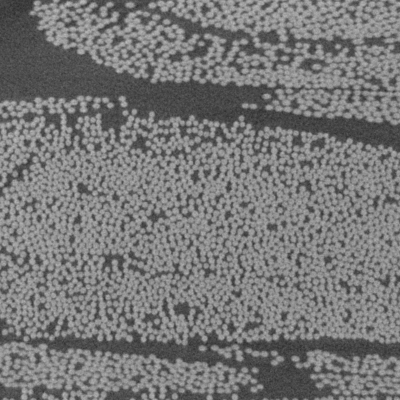
#> input picture 04/images/CT_lab_low_res.png, 400 x 400 px
$ jupyter execute --allow-errors 'week_04 - Copy.ipynb'
#> lines starting #> are read from the running program, lines starting #| are printed output that depends on the picture
# Exercises Week 4 in 02506

This weeks exercises are concerned with feature based registration and SIFT from OpenCV.
<p align="center">

</p>

## Imports

[cell 1]
import numpy as np
from skimage.io import imread, imshow, imsave
from scipy.ndimage import gaussian_filter
import matplotlib.pyplot as plt
import random
from sklearn.cluster import KMeans
from skimage import color
import cv2

## 4.1 Exercise on feature-based registration

### 1. Generate a random 2D point set P.

[cell 2]
H = 256
W = 408
np.random.seed(199)
P = np.zeros([H,W]).astype(float)
tmp = np.random.rand(80,60)
tmp[tmp<0.97]=0
tmp[tmp>=0.97]=255
P[68:148,164:224] = tmp

### 2. Define variables for translation t, rotation R, and scale s, and decide on their values.

### 3. Transform P using these parameters to obtain the point set Q.

[cell 3]
def RotateScaleTranslate(img,theta,t=[[0],[0]],s=1.0):
#> called with theta = 0.5, s = 2.2
    R = np.array([[np.cos(theta),-np.sin(theta)],[np.sin(theta),np.cos(theta)]])
    H,W = np.shape(img)
    cx = H/2
    cy = W/2
    print(f"H={H},W={W}")
    new_img = np.zeros([H,W])
    for x in range(0,H):
        for y in range(0,W):
            xybar = s*(R@[[x-cx],[y-cy]])+t
            xbar = np.round(cx+xybar[0]).astype(int)
            ybar = np.round(cy+xybar[1]).astype(int)
            if (xbar >= 0) and (xbar < H) and (ybar >= 0) and  (ybar < W):
                #print(f"x={x},y={y}")
                new_img[xbar,ybar] = img[x,y]
    return new_img, R

Q,R = RotateScaleTranslate(P,0.5,t=[[30],[-60]],s=2.2)
print(f"R is {R} ")

### 4. Plot these point sets using two different colors.

[cell 4]
def getPointsPlot(arr):
    nonz = np.nonzero(arr)
    x = nonz[1]
    y = H-1-nonz[0]
    return x,y

Px, Py = getPointsPlot(P)
Qx, Qy = getPointsPlot(Q)

fig, (ax1) = plt.subplots(1, 1,figsize=(8,4))
ax1.scatter(Px, Py, color='Red')
ax1.scatter(Qx, Qy, color='Blue')
ax1.set_ylim([0,H])
ax1.set_xlim([0,W])
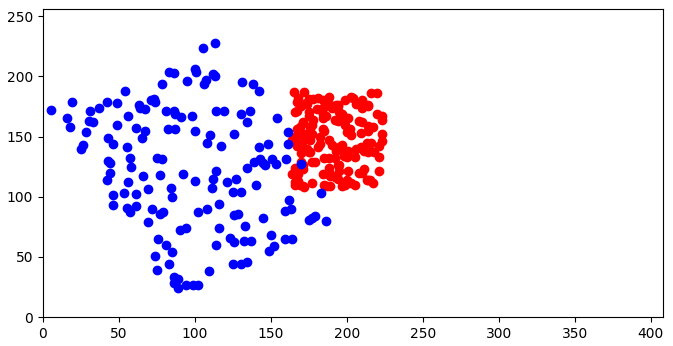
#> figure drawn by matplotlib, 1 panel

### 5. Implement a function that computes the parameters t', rotation R', and scale s' from P and Q. Make sure that you get the exact same values.

[cell 5]
def getCoords(arr):
    nonz = np.nonzero(arr)
    x = nonz[0].astype(float)
    y = nonz[1].astype(float)
    return x,y

def getCenter(x,y):
    return np.array([[np.mean(x)],[np.mean(y)]])

def getScale(P,Q):
    Px,Py = getCoords(P)
    Pmu = getCenter(Px,Py)
    Qx,Qy = getCoords(Q)
    Qmu = getCenter(Qx,Qy)
    sumP = np.sum([np.sqrt((x-Pmu[0])**2 + (y-Pmu[1])**2) for x,y in zip(Px,Py)])
    sumQ = np.sum([np.sqrt((x-Qmu[0])**2 + (y-Qmu[1])**2) for x,y in zip(Qx,Qy)])
    return sumQ/sumP

def getRot(P,Q):
    cx = H/2
    cy = W/2
    Px,Py = getCoords(P)
    Px = Px-cx
    Py = Py-cy
    Pmu = getCenter(Px,Py)
    tmp1 = np.array([Px,Py])-Pmu
    Qx,Qy = getCoords(Q)
    Qx = Qx-cx
    Qy = Qy-cy
    Qmu = getCenter(Qx,Qy)
    tmp2 = np.array([Qx,Qy])-Qmu
    C = sum([np.array([[q[0]*p[0],q[0]*p[1]],[q[1]*p[0],q[1]*p[1]]]) for q,p in zip(tmp1.T,tmp2.T)])
    #[print(np.array(q)@np.array(p).T) for q,p in zip(tmp1.T,tmp2.T)]
    U,_,Vt = np.linalg.svd(C,full_matrices=True)
    Rbar = np.matmul(U,Vt)
    Rbar = np.matmul(Rbar,[[1.0,0.0],[0.0,np.linalg.det(Rbar)]])
    return Rbar

def getTranslation(P,Q,R,s):
    cx = H/2
    cy = W/2
    Px,Py = getCoords(P)
    Px = Px-cx
    Py = Py-cy
    Pmu = getCenter(Px,Py)
    Qx,Qy = getCoords(Q)
    Qx = Qx-cx
    Qy = Qy-cy
    Qmu = getCenter(Qx,Qy)
    return Qmu-s*R@Pmu

sbar = getScale(P,Q)
Rbar = getRot(P,Q)
tbar = getTranslation(P,Q,Rbar,sbar)
print(f"s={sbar}")
print(f"t={tbar}")
print(f"R={Rbar}")

### 6. Add some noise to Q and recompute the parameters and test how much noise you can add and still get reasonably good parameter estimates.

[cell 6]
Qnoisy = Q.copy()
Qx,Qy = getCoords(Q)
for i in range(np.size(Qx)):
    x = Qx[i].astype(int)
    y = Qy[i].astype(int)
    d = -3 + np.random.randint(6,size=2)
    Qnoisy[[x],[y]] = 0
    Qnoisy[[x+d[0]],[y+d[1]]] = Q[x,y]

Px, Py = getPointsPlot(P)
Qx, Qy = getPointsPlot(Qnoisy)
fig, (ax1) = plt.subplots(1, 1,figsize=(8,4))
ax1.scatter(Px, Py, color='Red')
ax1.scatter(Qx, Qy, color='Blue')
ax1.set_ylim([0,H])
ax1.set_xlim([0,W])

#sbar = getScale(P,Qnoisy)
#Rbar = getRot(P,Qnoisy)
#tbar = getTranslation(P,Qnoisy,Rbar,sbar)

print(f"s={sbar}")
print(f"t={tbar}")
print(f"R={Rbar}")
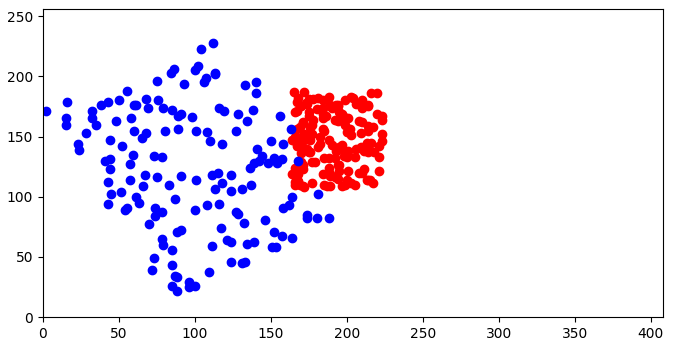
#> figure drawn by matplotlib, 1 panel

## 4.1.2 Compute and match SIFT
### 1. Create a transformed image by rotating, scaling, and cropping an image. We call the original image1 and the transformed image2.

[cell 7]
img1 = imread("./images/CT_lab_low_res.png")
#> img1 is the input picture: shape (400, 400) uint16; min 12009, max 48212, mean 30762.3
img2,R2 = RotateScaleTranslate(img1,0.2,t=[[10],[-20]],s=0.7)
#> call 2 of RotateScaleTranslate, with theta = 0.2, s = 0.7
#| H=400,W=400
#> after the loop in RotateScaleTranslate (call 2), `for x in range(0,H):`:
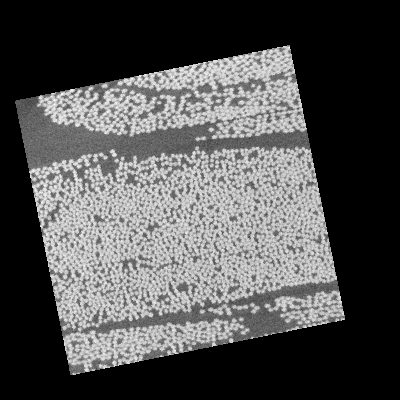
#> new_img: shape (400, 400) float64; min 0, max 48212, mean 15110.7; drawn with min black and max white
#> R2 = [[0.98, -0.199], [0.199, 0.98]]
fig, (ax1,ax2) = plt.subplots(1, 2,figsize=(8,4))
ax1.imshow(img1)
ax2.imshow(img2)
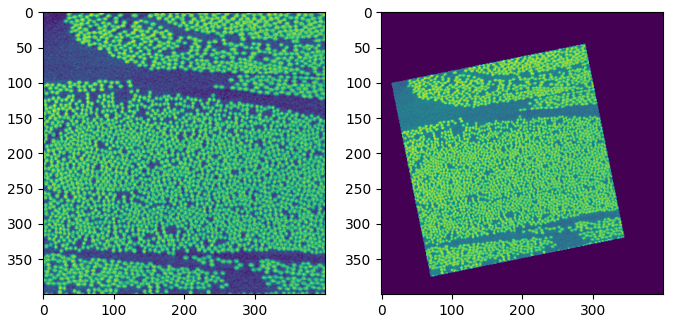
#> figure drawn by matplotlib, 2 panels

### 2. Compute SIFT features in the two images.

[cell 8]
def np2cv(P):
    return ((P - np.min(P)) * 255 / np.max(P)).astype(np.uint8)

def npSift(P):
    data = np2cv(P)
    gray = data.astype(np.uint8)
    sift = cv2.SIFT_create()
    kp = sift.detect(gray,None)
    img=cv2.drawKeypoints(gray,kp,P)
    return img

def sift(img1):
    gray = img1.astype(np.uint8)
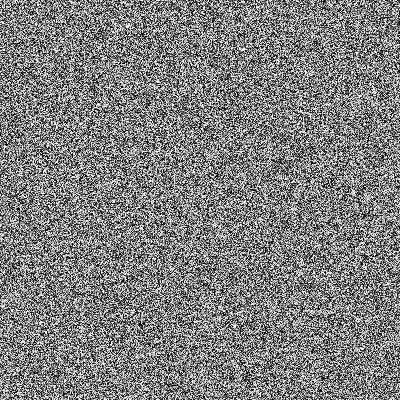
#> gray: shape (400, 400); min 0, max 255, mean 127.5
    sift1 = cv2.SIFT_create()
    kp = sift1.detect(gray,None)
#> kp = 646 keypoints; strongest (x, y, size): (18, 209, 1.9), (77, 141, 1.8), (147, 168, 1.8), (98, 104, 1.9)
    img=cv2.drawKeypoints(gray,kp,img1)
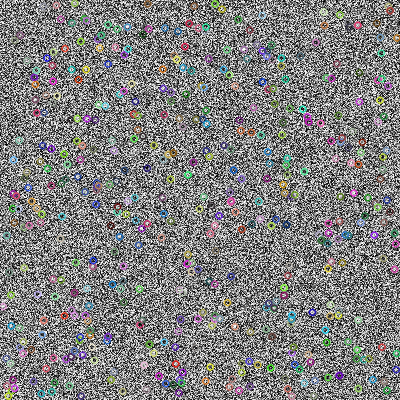
#> img: shape (400, 400, 3); mean of channels 0, 1, 2 127.6, 127.7, 127.7; drawn as B, G, R
    return img

fig, (ax1,ax2) = plt.subplots(1, 2,figsize=(8,4))
ax1.imshow(sift(img1))
ax2.imshow(sift(img2))
#> in sift (call 2), `gray = img1.astype(np.uint8)`:
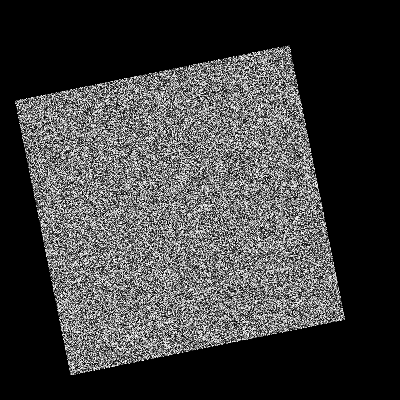
#> gray: shape (400, 400); min 0, max 255, mean 62.4
#> in sift (call 2), `kp = sift1.detect(gray,None)`: kp = 398 keypoints; strongest (x, y, size): (317, 186, 2), (181, 68, 1.9), (45, 117, 1.9), (259, 53, 2.1)
#> in sift (call 2), `img=cv2.drawKeypoints(gray,kp,img1)`:
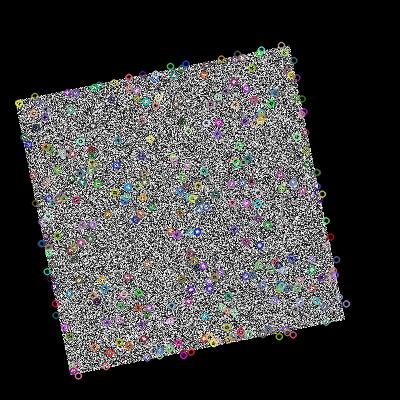
#> img: shape (400, 400, 3); mean of channels 0, 1, 2 62.9, 62.8, 63.1; drawn as B, G, R

imsave('./images/test_img.png',img1)
imsave('./images/test_img_transformed.png',img2)

### 3. Match the SIFT features. You can use the functionality for matching SIFT from vlFeat for MATLAB and OpenCV for Python.
### 4. Display the match to see if the matching criterion is correct.

[cell 9]
img1 = cv2.imread('./images/test_img.png',cv2.IMREAD_GRAYSCALE)          # queryImage
#> img1: shape (400, 400); min 46, max 188, mean 119.7
img2 = cv2.imread('./images/test_img_transformed.png',cv2.IMREAD_GRAYSCALE) # trainImage

# Initiate SIFT detector
sift = cv2.SIFT_create()
# find the keypoints and descriptors with SIFT
kp1, des1 = sift.detectAndCompute(img1,None)
#> kp1 = 6363 keypoints; strongest (x, y, size): (267, 96, 4.2), (269, 107, 3.8), (245, 234, 3.9), (143, 225, 4.1)
#> (the rest of this cell did not finish here and is left out)

$ run again, with 04/images/CT_lab_med_res.png copied over 04/images/CT_lab_low_res.png
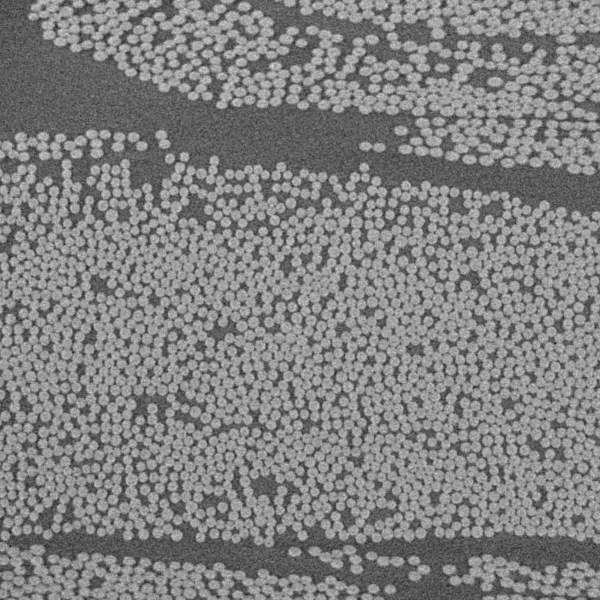
#> input picture 04/images/CT_lab_med_res.png, 600 x 600 px
#> img1 is the input picture: shape (600, 600) uint16; min 8993, max 56230, mean 33119.2
#| H=600,W=600
#> after the loop in RotateScaleTranslate (call 2), `for x in range(0,H):`:
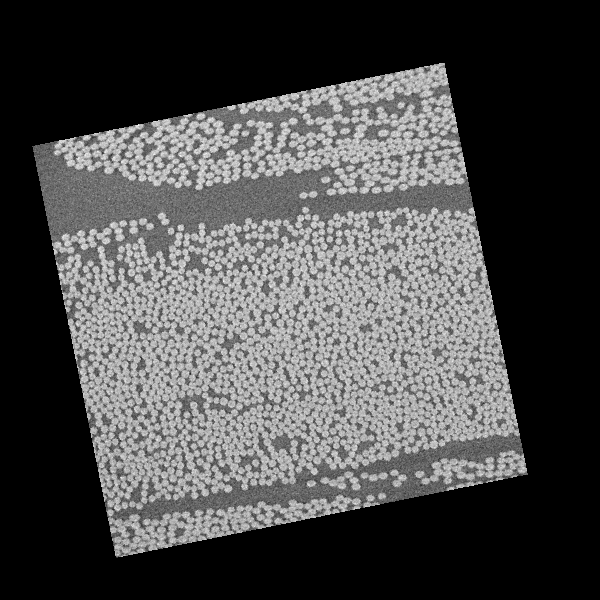
#> new_img: shape (600, 600) float64; min 0, max 56230, mean 16259; drawn with min black and max white
#> R2 = [[0.98, -0.199], [0.199, 0.98]]
#> kp = 1474 keypoints; strongest (x, y, size): (485, 149, 1.9), (8, 178, 1.8), (28, 383, 1.8), (371, 447, 1.9)
#> kp = 900 keypoints; strongest (x, y, size): (184, 116, 1.8), (305, 121, 1.9), (127, 337, 1.9), (107, 279, 1.9)
#> in sift (call 2), `img=cv2.drawKeypoints(gray,kp,img1)`:
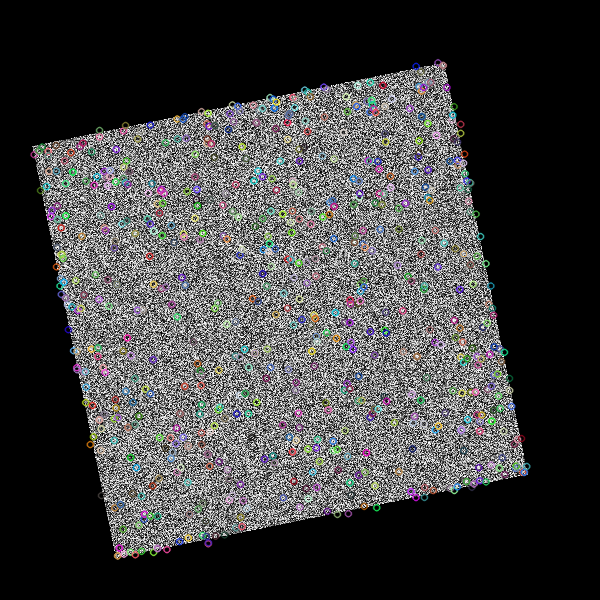
#> img: shape (600, 600, 3); mean of channels 0, 1, 2 63.1, 63, 62.9; drawn as B, G, R
#> kp1 = 12343 keypoints; strongest (x, y, size): (109, 355, 3), (155, 256, 3.2), (87, 268, 3.3), (352, 98, 3.2)
